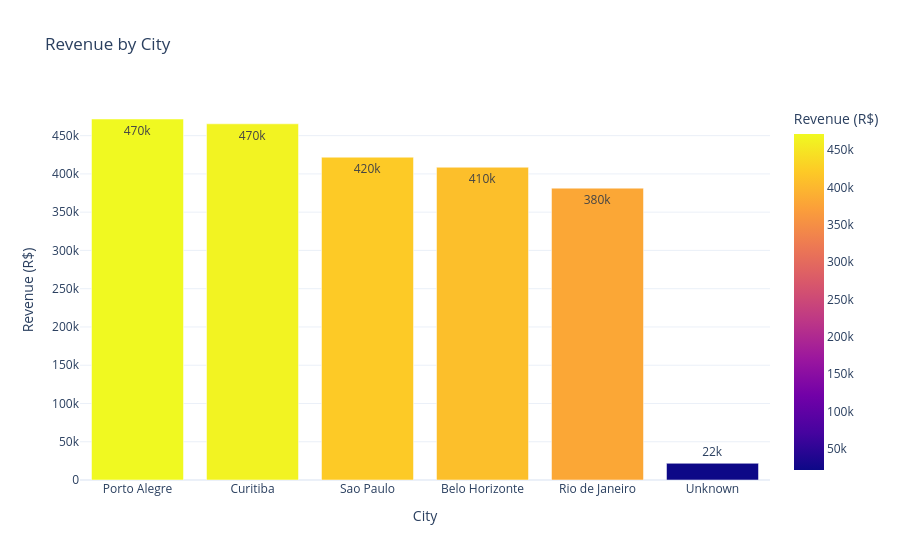

The code cell stored with this chart in its notebook:
### Code cell
# Revenue by city
revenue_by_city = (
    sales_df.groupby("city")["revenue"]
    .sum()
    .sort_values(ascending=False)
    .reset_index()
)

display(revenue_by_city)

# Visualization
fig = px.bar(
    revenue_by_city,
    x="city",
    y="revenue",
    color="revenue",
    title="Revenue by City",
    labels={
        "city": "City",
        "revenue": "Revenue (R$)"
    },
    text_auto=".2s"
)

fig.update_layout(
    template="plotly_white",
    xaxis_title="City",
    yaxis_title="Revenue (R$)",
    showlegend=False
)

fig.show()

### Figure 1 — Plotly figure (JSON) as saved in the notebook; plotly's stock layout.template omitted (floating-point values rounded to 4 significant figures)
{"data": [{"hovertemplate": "City=%{x}<br>Revenue (R$)=%{marker.color}<extra></extra>", "legendgroup": "", "marker": {"color": [471800.0, 465500.0, 421800.0, 408700.0, 381400.0, 21820.0], "coloraxis": "coloraxis", "pattern": {"shape": ""}}, "name": "", "orientation": "v", "showlegend": false, "textposition": "auto", "texttemplate": "%{y:.2s}", "type": "bar", "x": ["Porto Alegre", "Curitiba", "Sao Paulo", "Belo Horizonte", "Rio de Janeiro", "Unknown"], "xaxis": "x", "y": [471800.0, 465500.0, 421800.0, 408700.0, 381400.0, 21820.0], "yaxis": "y"}], "layout": {"barmode": "relative", "coloraxis": {"colorbar": {"title": {"text": "Revenue (R$)"}}, "colorscale": [[0, "#0d0887"], [0.1111, "#46039f"], [0.2222, "#7201a8"], [0.3333, "#9c179e"], [0.4444, "#bd3786"], [0.5556, "#d8576b"], [0.6667, "#ed7953"], [0.7778, "#fb9f3a"], [0.8889, "#fdca26"], [1, "#f0f921"]]}, "legend": {"tracegroupgap": 0}, "showlegend": false, "title": {"text": "Revenue by City"}, "xaxis": {"anchor": "y", "domain": [0, 1], "title": {"text": "City"}}, "yaxis": {"anchor": "x", "domain": [0, 1], "title": {"text": "Revenue (R$)"}}}}
